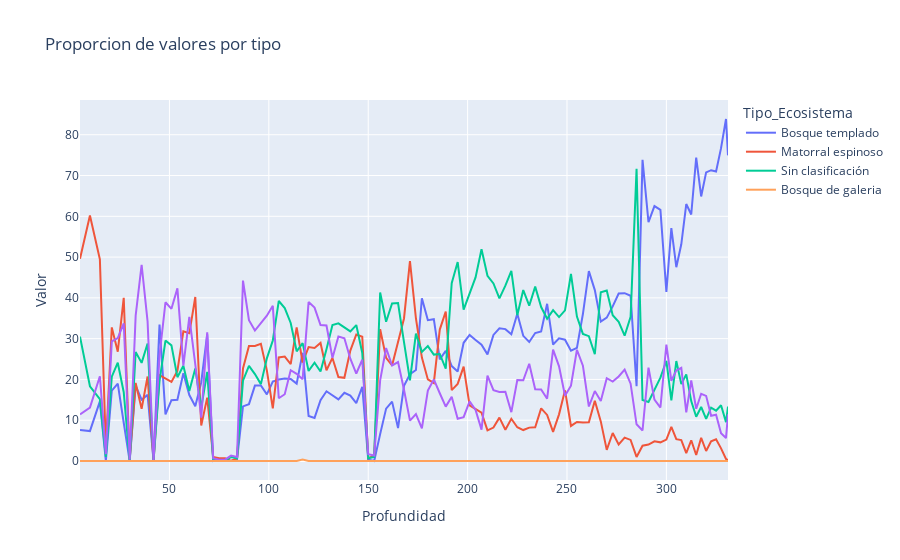

The notebook cell this image was saved under:
### Code cell
fig = px.line(df_Ordered_Bella_Ecosistema, x="Profundidad", y="Valor", color="Tipo_Ecosistema", title="Proporcion de valores por tipo")
fig.show()
